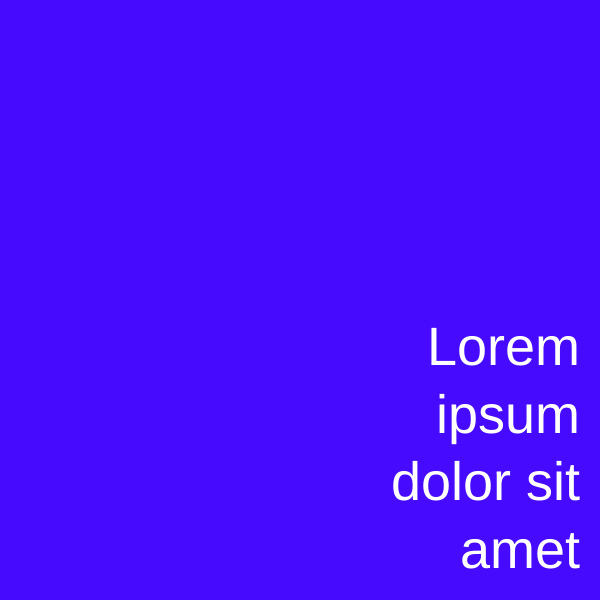
Frame 1 (no input)
Frame 60 (no input): identical to frame 1, image omitted
Frame 120 (the mouse pressed at the canvas centre since frame 60): identical to frame 1, image omitted

The p5.js sketch that drew this single still picture (run headless with seeded random() and noise() and a simulated clock; from frame 60 on, the mouse is pressed at the canvas centre):

// p5.js sketch
// ── sketch.js
function setup() {
createCanvas(600,600)

}

function draw() {
background(70, 10, 255);
fill(255, 255, 255)
textAlign(RIGHT, BOTTOM);
textSize(54);
text("Lorem ipsum dolor sit amet", 300, 300, 280, 280) 
// text("Lorem", 575, 340);
// text("ipsum", 575, 420);
// text("dolor sit", 575, 500);
// text("amet", 575, 580);
}
